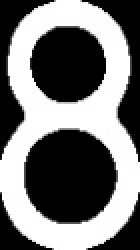
#> input picture Card_Imgs/Eight.jpg, 70 x 125 px, given in place of the camera (shown 2 times larger)
$ python detect.py   (older library calls are emulated)
#> lines starting #> are read from the running program, lines starting #| are printed output that depends on the picture; after the words box and inside, x2 and y2 are one past the last pixel; in counts of white or black regions, pixels touching at a corner belong together
### video.py
#############################
#
# CS 5330 - Pattern Recognition and Computer Vision
# Final Project - Blackjack game
# Team members: Aparna Krishnan, Farhan Sarfraz, Suparna Srinivasan
# Spring 2022
# Source: https://github.com/EdjeElectronics/OpenCV-Playing-Card-Detector
#
#############################

# import statements
from threading import Thread
import cv2


class video:
    def __init__(self, resolution=(640,480),framerate=30,src=0):

#> called with resolution = (1280, 720), framerate = 10, src = 0
        self.stream = cv2.VideoCapture(src)
        ret = self.stream.set(3,resolution[0])
        ret = self.stream.set(4,resolution[1])
        (self.grabbed, self.frame) = self.stream.read()
#> self.frame is the input picture: shape (125, 70, 3); min 0, max 255, mean 118.8

	# variable for when camera is stopped
        self.stopped = False

    def start(self):
	# thread to start reading video frames
        Thread(target=self.update,args=()).start()
        return self

    def update(self):
            while True:
                if self.stopped:
                    self.stream.release()
                    return
                (self.grabbed, self.frame) = self.stream.read()

    def read(self):
        return self.frame

    def stop(self):
        self.stopped = True

### funcs.py
#############################
#
# CS 5330 - Pattern Recognition and Computer Vision
# Final Project - Blackjack game
# Team members: Aparna Krishnan, Farhan Sarfraz, Suparna Srinivasan
# Spring 2022
# Source: https://github.com/EdjeElectronics/OpenCV-Playing-Card-Detector
#
#############################


# import statements
from tkinter import N
import numpy as np
import cv2
import random

# training constants

# threshold levels
BKG_THRESH = 60
CARD_THRESH = 30

# suit and rank - corner dimensions
CORNER_WIDTH = 32
CORNER_HEIGHT = 84

# rank training dataset width and height
RANK_WIDTH = 70
RANK_HEIGHT = 125

# suit training dataset width and height
SUIT_WIDTH = 70
SUIT_HEIGHT = 100

# to perform best rank and suit matching
RANK_DIFF_MAX = 2000
SUIT_DIFF_MAX = 700

# card area constants
CARD_MAX_AREA = 120000
CARD_MIN_AREA = 25000

# font for displaying card suit and rank
font = cv2.FONT_HERSHEY_SIMPLEX

# card class
class Query_card:
    # [13 lines left out: function __init__, not called in this run]

class Train_ranks:
    def __init__(self):
        self.img = [] # thresholded
        self.name = "Placeholder"

class Train_suits:
    def __init__(self):
        self.img = [] # thresholded
        self.name = "Placeholder"

# funcs
def ranks(filepath):
#> called with filepath = 'Card_Imgs/'
    train_ranks = []
    i = 0

    for Rank in ['Ace','Two','Three','Four','Five','Six','Seven',
                 'Eight','Nine','Ten','Jack','Queen','King']:
        train_ranks.append(Train_ranks())
        train_ranks[i].name = Rank
        filename = Rank + '.jpg'
        train_ranks[i].img = cv2.imread(filepath+filename, cv2.IMREAD_GRAYSCALE)
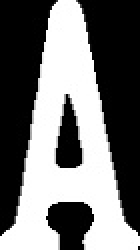
#> input picture Card_Imgs/Ace.jpg, 70 x 125 px (shown 2 times larger)
        i = i + 1
#> i = 1

    return train_ranks

def suits(filepath):
#> called with filepath = 'Card_Imgs/'
    train_suits = []
    i = 0

    for Suit in ['Spades','Diamonds','Clubs','Hearts']:
        train_suits.append(Train_suits())
        train_suits[i].name = Suit
        filename = Suit + '.jpg'
        train_suits[i].img = cv2.imread(filepath+filename, cv2.IMREAD_GRAYSCALE)
        i = i + 1
#> i = 1

    return train_suits

def preprocess(image):
    gray = cv2.cvtColor(image,cv2.COLOR_BGR2GRAY)
    blur = cv2.GaussianBlur(gray,(5,5),0)
    img_w, img_h = np.shape(image)[:2]
    bkg_level = gray[int(img_h/100)][int(img_w/2)]
    thresh_level = bkg_level + BKG_THRESH

    retval, thresh = cv2.threshold(blur,thresh_level,255,cv2.THRESH_BINARY)
    return thresh

def find_cards(thresh_image):
    major = cv2.__version__.split('.')[0]

    # Find contours and sort by contour size
    # OpenCV version differentiation
    if major == '3':
        dummy,cnts,hier = cv2.findContours(thresh_image,cv2.RETR_TREE,cv2.CHAIN_APPROX_SIMPLE)
    else:
        cnts,hier = cv2.findContours(thresh_image,cv2.RETR_TREE,cv2.CHAIN_APPROX_SIMPLE)
    index_sort = sorted(range(len(cnts)), key=lambda i : cv2.contourArea(cnts[i]),reverse=True)

    # If there are no contours, do nothing
    if len(cnts) == 0:
        return [], []

    # Otherwise, initialize empty sorted contour and hierarchy lists
    cnts_sort = []
    hier_sort = []
    cnt_is_card = np.zeros(len(cnts),dtype=int)

    # sort hierarchy
    for i in index_sort:
        cnts_sort.append(cnts[i])
        hier_sort.append(hier[0][i])

    # determine if cards are contours
    for i in range(len(cnts_sort)):
        size = cv2.contourArea(cnts_sort[i])
        peri = cv2.arcLength(cnts_sort[i],True)
        approx = cv2.approxPolyDP(cnts_sort[i],0.01*peri,True)

        if ((size < CARD_MAX_AREA) and (size > CARD_MIN_AREA)
            and (hier_sort[i][3] == -1) and (len(approx) == 4)):
            cnt_is_card[i] = 1

    return cnts_sort, cnt_is_card

# [128 lines left out: functions preprocess_card, match, name_to_number, not called in this run]

# using results of card identification for Blackjack
def store_result(n, cards):
    score = 0;
    no_of_cards = n
    cards_obj = cards
# [4 lines of commented-out code are left out]
    for i in range(0, no_of_cards):
        score += name_to_number(cards_obj[i].best_rank_match)
##    print(score)
##    print("\n")

    return score
    # TODO: cards_obj[0...no_of_cards-1].best_rank_match gives the card value


# draw card identity on the card and write game values
# [92 lines left out: functions draw, game_text, flattener, not called in this run]

### detect.py
#############################
#
# CS 5330 - Pattern Recognition and Computer Vision
# Final Project - Blackjack game
# Team members: Aparna Krishnan, Farhan Sarfraz, Suparna Srinivasan
# Spring 2022
# Source: https://github.com/EdjeElectronics/OpenCV-Playing-Card-Detector
#
#############################

# import statements
import cv2
import numpy as np
import time
import os
import funcs
import video
import random

# frame constants
IM_WIDTH = 1280
IM_HEIGHT = 720

# creating a video streaming object using the video class
stream = video.video((IM_WIDTH,IM_HEIGHT),10,0).start()
# break before opening camera
time.sleep(1)

# card rank and suits - train datasets
path = os.path.dirname(os.path.abspath(__file__))
train_ranks = funcs.ranks( path + '/Card_Imgs/')
train_suits = funcs.suits( path + '/Card_Imgs/')
#> train_suits = 4 items

# loop control variable
flag = 0

#variables to return to function - usage in Blackjack module
no_of_cards = 0
cards = []
score = 0
d_score = 0


# frame capture loop
while flag == 0:

    # frame-by-frame from video stream
    frame = stream.read()

    # pre-processing function - grayscale, blur, threshold
    preprocessed = funcs.preprocess(frame)
#> in preprocess, `blur = cv2.GaussianBlur(gray,(5,5),0)`:
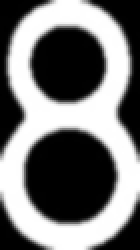
#> blur: shape (125, 70) (shown 2 times larger); min 0, max 255, mean 119.1
#> in preprocess, `bkg_level = gray[int(img_h/100)][int(img_w/2)]`: bkg_level = 0
#> in preprocess, `thresh_level = bkg_level + BKG_THRESH`: thresh_level = 60
#> in preprocess, `retval, thresh = cv2.threshold(blur,thresh_level,255,cv2.THRESH_BINARY)`:
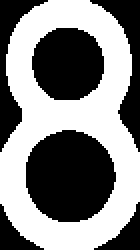
#> thresh: shape (125, 70) (shown 2 times larger); 51.8% white; 6 black regions

    # finding card contours
    sorted_contours, is_card_contour = funcs.find_cards(preprocessed)
#> in find_cards, `cnts,hier = cv2.findContours(thresh_image,cv2.RETR_TREE,cv2.CHAIN_APPR..`: cnts = 3 contours; box (x1, y1, x2, y2) and area: (0, 0, 70, 125) 7048, (12, 64, 59, 112) 1690, (15, 13, 53, 51) 1100
#> in find_cards, `index_sort = sorted(range(len(cnts)), key=lambda i : cv2.contourArea(c..`: index_sort = [0, 1, 2]
#> in find_cards, `cnt_is_card = np.zeros(len(cnts),dtype=int)`: cnt_is_card = [0, 0, 0]
#> the loop in find_cards, `for i in index_sort:` made 3 passes
#> after the loop in find_cards, `for i in index_sort:`: cnts_sort has the same summary as cnts
#> the loop in find_cards, `for i in range(len(cnts_sort)):` made 3 passes
#> (size, peri) on passes 1 to 3: (7048.5, 354.5), (1689.5, 153.8), (1099.5, 124)
#> sorted_contours has the same summary as cnts in find_cards; is_card_contour = [0, 0, 0]

    # if number of cards is not 0
    if len(sorted_contours) != 0:

        # cards - card object list
        # k - number of cards (index)
        cards = []
        k = 0

        # for each contour:
        for i in range(len(sorted_contours)):
            if (is_card_contour[i] == 1):

                cards.append(funcs.preprocess_card(sorted_contours[i],frame))

                # matching the best rank and suit of the current card
                cards[k].best_rank_match,cards[k].best_suit_match,cards[k].rank_diff,cards[k].suit_diff = funcs.match(cards[k],train_ranks,train_suits)

                # drawing rank and suit result on cards
                frame = funcs.draw(frame, cards[k])

                #drawing game logic and values
                frame = funcs.game_text(frame,score,d_score)
                cards = cards

                k = k+1
#> this loop made 3 passes


        # drawing bounding boxes
        if (len(cards) != 0):
            temp_cnts = []
            for i in range(len(cards)):
                # temporary contour list to draw
                temp_cnts.append(cards[i].contour)
            cv2.drawContours(frame,temp_cnts, -1, (255,0,0), 2)
        no_of_cards = k
        cards = cards

        #function that adds up cards on the screen
        score = funcs.store_result(no_of_cards, cards)

    # display identified cards
    cv2.imshow("Card Detector",frame)

    # exit main loop if 'q' is pressed
    key = cv2.waitKey(1) & 0xFF
#> (key q is pressed here)
    if key == ord("q"):
        flag = 1

   #Key to press to "Hit" the dealer if less than 17
    if key == ord("d"):
        if (d_score <= 17):
            d_score = d_score + random.randint(1,10)
        if (d_score == 1):
            d_score = d_score + random.randint(1,10)

   #Key to press to clear and reassign new dealer value
    if key == ord("c"):
        d_score = 0
        score = 0
        time.sleep(3)
        d_score = random.randint(1,10)+ random.randint(1,10)


# once main loop is exited, store card results (rank only)
if(flag == 1):
    funcs.store_result(no_of_cards, cards)

# Close all windows and video stream
cv2.destroyAllWindows()
stream.stop()
